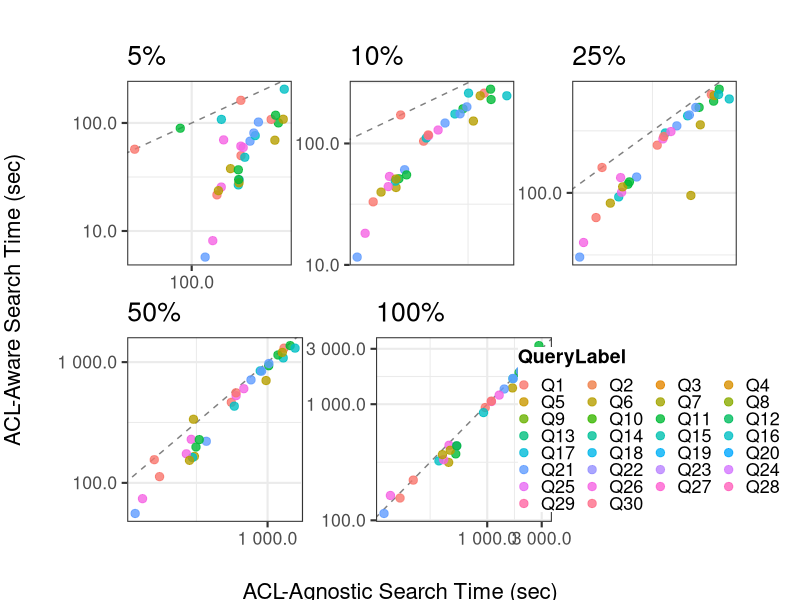
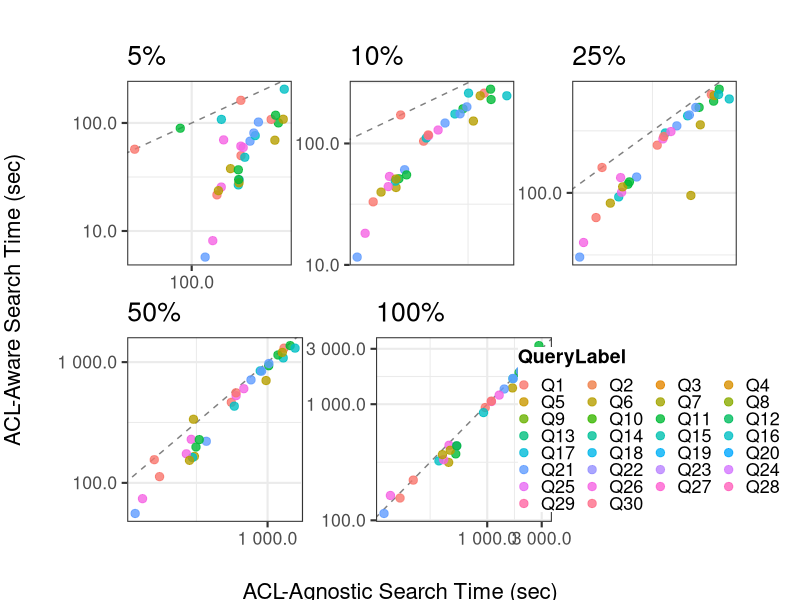

Write R code to recreate these figures, in order.
  # Load libraries
  library(ggplot2)
  library(dplyr)
  library(scales)
  library(patchwork)
  library(cowplot)
  
  # Data
  df_wide <- data.frame(
    QueryLabel = factor(paste0("Q", 1:30), levels = paste0("Q", 1:30)),
    
    WebID = factor(rep(c("sagent0", "sagent1", "sagent2", "sagent3", "sagent4"), 6),
                   levels = c("sagent4", "sagent3", "sagent2", "sagent1", "sagent0")),
    
    WebID_Label = factor(rep(c("100%", "50%", "25%", "10%", "5%"), 6),
                         levels = c("5%", "10%", "25%", "50%", "100%")),
    
    agnostic_time = c(
      172418,159948,160174,171633,162039,
      1664479,976129,603054,331859,226239,
      1899111,1017443,593460,302128,89400,
      2252391,1288644,891287,449278,248268,
      1950887,1021016,566912,312838,192566,
      463218,290930,205762,155140,136820,
      961492,556421,337300,211343,162304,
      459441,306124,530654,164578,146460,
      529920,313957,226981,168867,158122,
      377508,296706,200515,163501,158121,
      539151,371158,255407,177916,159492,
      415440,268746,208538,153369,133722,
      225214,174162,147701,133801,128129,
      474348,301535,211503,164468,159168,
      540944,331273,231729,181086,158611,
      928049,583721,376091,216494,168420,
      1408761,764724,439143,256663,177317,
      1089035,601176,363895,221121,162006,
      1085768,600131,368319,220387,57121,
      405153,282793,179160,143708,130042,
      2270465,1182929,721505,389692,234311,
      1677462,888088,507994,280689,186655,
      1686742,907904,520168,294187,184107,
      1273395,680688,405628,241050,165851,
      2571573,1305694,699394,365975,218276,
      2428922,1269593,726454,353035,245779,
      2833750,1442007,778166,387887,227935,
      3135977,1560361,771432,317598,133857,
      124839,117395,118450,115719,114129,
      142034,132186,124842,124408,122959
    ) / 1000,
    
    aware_time = c(
      155647,155600,160174,171633,162039,
      1380419,703762,353630,152989,69255,
      1869887,933151,488590,192965,89400,
      2140616,1083359,571121,247081,205393,
      1933639,973834,488229,200208,101946,
      443197,229354,132868,53489,69760,
      936256,464525,242345,104386,49864,
      315611,165656,95342,43390,37774,
      373317,198142,117199,51269,36868,
      324866,162202,92760,48882,26705,
      437471,220920,134221,60830,29699,
      332808,174119,101080,44161,25516,
      222066,112625,63247,33052,21591,
      401198,336318,111831,50996,27956,
      438261,228182,122707,55117,29944,
      847115,431538,304125,110893,48110,
      1351388,712693,346876,147328,67835,
      1054863,527413,272012,115886,61041,
      1062884,557175,284650,117599,57121,
      368129,153638,82622,39781,23629,
      2209562,1145717,548333,230088,100142,
      1663048,846495,417719,174832,76410,
      1664598,841051,424939,175349,80761,
      1197356,602621,311913,129058,59353,
      2526046,1305694,620990,259777,107937,
      2425772,1202815,609325,247039,108279,
      3196125,1370178,684542,279743,117944,
      2525900,1305694,620990,259777,107937,
      114543,55763,30377,11597,5733,
      163685,73980,39821,18207,8141
    ) / 1000
  )
  
  
  # Base plot (remove axis labels)
  base_plot <- ggplot(df_wide, aes(x = agnostic_time, y = aware_time, color = QueryLabel)) +
    geom_abline(slope = 1, intercept = 0, linetype = "dashed",
                linewidth = 0.5, color = "gray50") +
    geom_point(size = 2.5, alpha = 0.8) +
    
    scale_x_log10(labels = label_number(accuracy = 0.1),
                  breaks = c(0.1, 1, 10, 100, 1000, 3000)) +
    scale_y_log10(labels = label_number(accuracy = 0.1),
                  breaks = c(0.1, 1, 10, 100, 1000, 3000)) +
    
    labs(x = NULL, y = NULL) +   # 🔴 remove per-panel labels
    
    guides(
      color = guide_legend(
        ncol = 4,
        byrow = TRUE,
        keyheight = 0.6,
        keywidth  = 0.6,
        override.aes = list(size = 2.5)
      )
    ) +
    
    theme_bw(base_size = 16) +
    theme(
      legend.position = "right",
      legend.text = element_text(size = 13),
      legend.title = element_text(size = 14, face = "bold"),
      
      panel.spacing = unit(0.4, "lines"),   # 🔴 compact panels
      plot.margin = margin(1, 1, 1, 1)
    )
  
  # Extract legend (tight)
  legend <- wrap_elements(
    cowplot::get_legend(
      base_plot +
        theme(
          legend.box.margin = margin(t = -10, b = -10),
          legend.margin = margin(0, 0, 0, 0)
        )
    )
  )
  
  # Remove legend from panels
  base_plot <- base_plot + theme(legend.position = "none")
  
  # Create panels
  plots <- lapply(levels(df_wide$WebID_Label), function(lvl) {
    base_plot %+% subset(df_wide, WebID_Label == lvl) +
      ggtitle(lvl) +
      theme(plot.margin = margin(1, 1, 1, 1))
  })
  
  # Layout (tight)
  panel_layout <-
    (plots[[1]] | plots[[2]] | plots[[3]]) /
    (plots[[4]] | plots[[5]] | legend)
  
  # 🔴 Add ONE global X and Y label (tight, no wasted space)
  final_plot <- cowplot::ggdraw() +
    cowplot::draw_plot(panel_layout, x = 0.06, y = 0.06, width = 0.88, height = 0.88) +
    cowplot::draw_label("ACL-Agnostic Search Time (sec)",
                        x = 0.5, y = 0.015, size = 16) +
    cowplot::draw_label("ACL-Aware Search Time (sec)",
                        x = 0.015, y = 0.5, angle = 90, size = 16)
  
  # Save
  ggsave("figure_final_layout.png", final_plot,
         width = 12, height = 7, dpi = 300)
  
  final_plot
